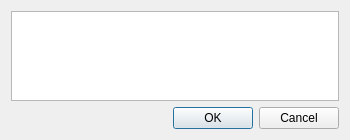
<?xml version="1.0" encoding="UTF-8"?>
<ui version="4.0">
 <class>settingsDialog</class>
 <widget class="QDialog" name="settingsDialog">
  <property name="geometry">
   <rect>
    <x>0</x>
    <y>0</y>
    <width>350</width>
    <height>140</height>
   </rect>
  </property>
  <property name="windowTitle">
   <string>Dialog</string>
  </property>
  <layout class="QVBoxLayout" name="verticalLayout">
   <item>
    <widget class="QTableWidget" name="table"/>
   </item>
   <item>
    <widget class="QDialogButtonBox" name="buttonBox">
     <property name="orientation">
      <enum>Qt::Horizontal</enum>
     </property>
     <property name="standardButtons">
      <set>QDialogButtonBox::Cancel|QDialogButtonBox::Ok</set>
     </property>
    </widget>
   </item>
  </layout>
 </widget>
 <resources/>
 <connections>
  <connection>
   <sender>buttonBox</sender>
   <signal>accepted()</signal>
   <receiver>settingsDialog</receiver>
   <slot>accept()</slot>
   <hints>
    <hint type="sourcelabel">
     <x>248</x>
     <y>254</y>
    </hint>
    <hint type="destinationlabel">
     <x>157</x>
     <y>274</y>
    </hint>
   </hints>
  </connection>
  <connection>
   <sender>buttonBox</sender>
   <signal>rejected()</signal>
   <receiver>settingsDialog</receiver>
   <slot>reject()</slot>
   <hints>
    <hint type="sourcelabel">
     <x>316</x>
     <y>260</y>
    </hint>
    <hint type="destinationlabel">
     <x>286</x>
     <y>274</y>
    </hint>
   </hints>
  </connection>
 </connections>
</ui>
